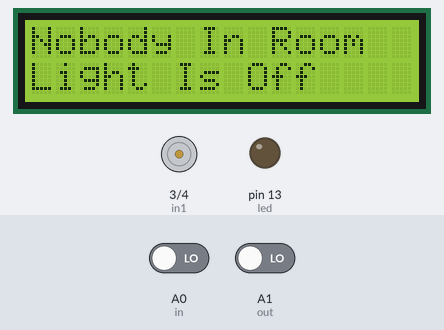
The sketch below on a simulated Arduino Uno, built with avr-gcc and run on an emulated ATmega328P. Shown: 16×2 character LCD, motor-driver pin pairs drawn as motors (green arrow = first pin HIGH = forward, orange = second pin HIGH = backward, longer = more drive, scaled by the enable pin), output pins drawn as LEDs (lit = HIGH). Inputs (shaded band) come from the test bench; at power-on: A0 (in) LOW, A1 (out) LOW.

Above: at 3.2 s.
3.3 s: A0 (in) driven HIGH
At 4.3 s:
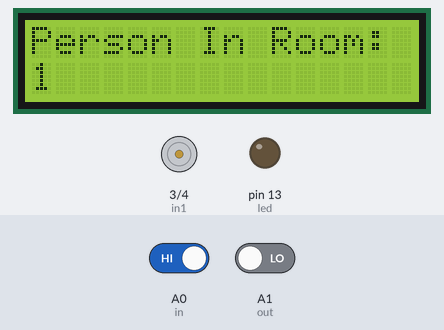
At 5.5 s:
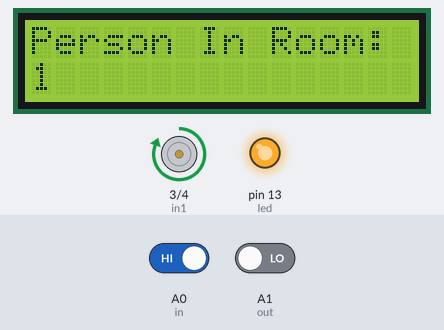
6.0 s: A1 (out) driven HIGH
At 6.8 s:
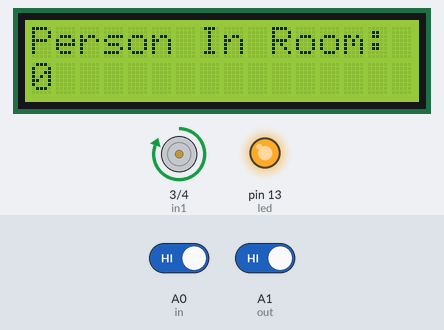
Timing chart, 0 to 9.0 s (numbered marks = the images above; inputs shaded):
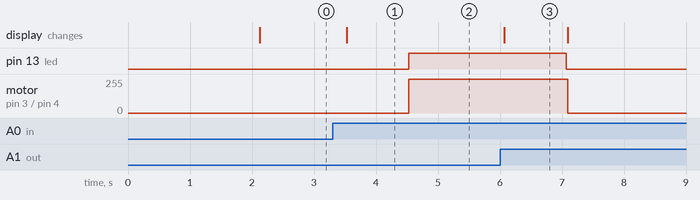

The sketch:

Energy_Efficient_Smart_Home_Code.ino
```cpp
#include <Wire.h>
#include <LiquidCrystal_I2C.h>

// Initialize the LCD with I2C address 0x27 and 16x2 characters
LiquidCrystal_I2C lcd(0x27, 16, 2);

#define in A0           // IR sensor for entry on analog pin A0
#define out A1          // IR sensor for exit on analog pin A1
#define led 13          // LED indicator on digital pin 13
#define in1 3           // L298N motor driver IN1 pin
#define in2 4           // L298N motor driver IN2 pin
#define enA 5           // L298N motor driver ENA pin (PWM control)

int count = 0;
int debounceDelay = 50;  // 50ms debounce delay
bool lastStateIn = LOW;  // Store the last state of the "in" sensor
bool lastStateOut = LOW; // Store the last state of the "out" sensor

void IN() {
    count++;
    lcd.clear();
    lcd.print("Person In Room:");
    lcd.setCursor(0, 1);
    lcd.print(count);
    delay(1000);
}

void OUT() {
    count--;
    lcd.clear();
    lcd.print("Person In Room:");
    lcd.setCursor(0, 1);
    lcd.print(count);
    delay(1000);
}

void setup() {
    lcd.begin(16, 2);    // Initialize the LCD with 16 columns and 2 rows
    lcd.backlight();     // Turn on the LCD backlight
    lcd.print("Visitor Counter");
    delay(2000);

    pinMode(in, INPUT);
    pinMode(out, INPUT);
    pinMode(led, OUTPUT);

    // Set motor driver pins
    pinMode(in1, OUTPUT);
    pinMode(in2, OUTPUT);
    pinMode(enA, OUTPUT);

    lcd.clear();
    lcd.print("Person In Room:");
    lcd.setCursor(0, 1);
    lcd.print(count);

    // Initialize motor to OFF state
    digitalWrite(in1, LOW);
    digitalWrite(in2, LOW);
    analogWrite(enA, 0);  // PWM at 0 (motor off)
}

void loop() {
    bool currentStateIn = digitalRead(in);
    bool currentStateOut = digitalRead(out);

    // Debounce logic for "in" sensor
    if (currentStateIn == HIGH && lastStateIn == LOW) {
        delay(debounceDelay); // Wait to ensure stable signal
        if (digitalRead(in) == HIGH) {
            IN();
        }
    }
    lastStateIn = currentStateIn;

    // Debounce logic for "out" sensor
    if (currentStateOut == HIGH && lastStateOut == LOW) {
        delay(debounceDelay); // Wait to ensure stable signal
        if (digitalRead(out) == HIGH) {
            OUT();
        }
    }
    lastStateOut = currentStateOut;

    // LED and motor behavior
    if (count <= 0) {
        lcd.clear();
        digitalWrite(led, LOW);        // Turn off LED
        lcd.print("Nobody In Room");
        lcd.setCursor(0, 1);
        lcd.print("Light Is Off");

        // Turn off motor (fan)
        digitalWrite(in1, LOW);
        digitalWrite(in2, LOW);
        analogWrite(enA, 0);          // PWM at 0 (motor off)
        count = 0; // Ensure count doesn't go below zero
        delay(200);
    } else {
        digitalWrite(led, HIGH);      // Turn on LED

        // Turn on motor (fan)
        digitalWrite(in1, HIGH);     // Set motor to forward direction
        digitalWrite(in2, LOW);
        analogWrite(enA, 255);       // Set full PWM for maximum speed
    }
}
```

Measured:
- after the input at 3.3 s, pin 13 (led): LOW → HIGH after 1.2 s; motor on pin 3 (in1) / pin 4 (in2): stopped → forward 255/255 after 1.2 s; the display: changes after 0.23 s (image 1)
- after the input at 6.0 s, pin 13 (led): HIGH → LOW after 1.1 s; motor on pin 3 (in1) / pin 4 (in2): forward 255/255 → stopped after 1.1 s; the display: changes after 0.07 s (image 3)
- what the display in image 3 shows lasts 1.0 s, from 6.1 s to 7.1 s
